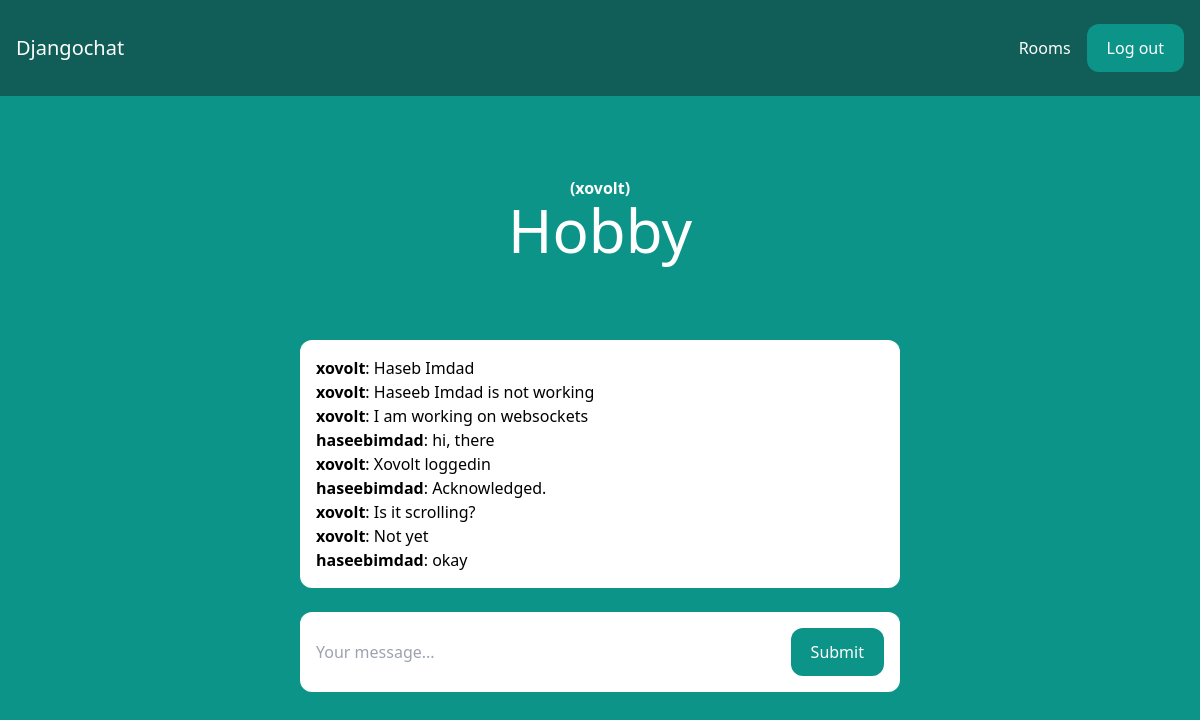
The app's page /rooms/hobby/ (signed in) with its own data.
### room/models.py (models this page shows, shortened)
class Room(models.Model):
    name = models.CharField(max_length=255)
    slug = models.SlugField(unique=True)
    created = models.DateTimeField(auto_now_add=True)
    updated = models.DateTimeField(auto_now=True)

class Message(models.Model):
    room = models.ForeignKey(Room, related_name='messages', on_delete=models.CASCADE)
    user = models.ForeignKey(User, related_name='messages', on_delete=models.CASCADE)
    content = models.TextField()
    date_added = models.DateTimeField(auto_now_add=True)
    class Meta:
        ordering = ('date_added',)

### room/views.py (the view)
# urls.py: path("rooms/", include("room.urls")),
@login_required
def room(request, slug):
    room = Room.objects.get(slug=slug)
    messages = Message.objects.filter(room=room)[:25]
    return render(request, 'room/room.html', {'room': room, 'messages': messages})

### templates/room/room.html (shortened to what this page needs)
{% extends 'core/base.html' %}
{% block content %}
<div class="p-10 lg:p-20 text-center">
    <strong class="text-white">({{ request.user.username }})</strong>
    <h1 class="text-3xl lg:text-6xl text-white">{{ room.name }}</h1>
</div>
<div class="lg:w-2/4 mx-4 lg:mx-auto p-4 bg-white rounded-xl">
    <div class="chat-messages space-y-3" id="chat-messages">
        {% for m in messages %}<b>{{ m.user.username }}</b>: {{ m.content }}<br>{% endfor %}
    </div>
</div>
<div class="lg:w-2/4 mt-6 mx-4 lg:mx-auto p-4 bg-white rounded-xl">
    <form method="post" action="." class="flex">
        <input type="text" name="content" class="flex-1 mr-3" placeholder="Your message..." id="chat-message-input">
        <button
            class="px-5 py-3 rounded-xl text-white bg-teal-600 hover:bg-teal-700"
            id="chat-message-submit"
        >Submit</button>
    </form>
</div>
{% endblock %}

### templates/core/base.html (shortened to what this page needs)
<!DOCTYPE html>
<html>
    <head>
        <script src="https://cdn.tailwindcss.com"></script>
    </head>
    <body class="bg-teal-600">
        <nav class="flex items-center justify-between px-4 py-6 bg-teal-800">
            <div>
                <a href="/" class="text-xl text-white">Djangochat</a>
            </div>
            <div class="flex items-center space-x-4">
                {% if request.user.is_authenticated %}
                    <a href="/rooms/" class="text-white hover:text-gray-200">Rooms</a>
                    <a href="/logout/" class="px-5 py-3 rounded-xl text-white bg-teal-600 hover:bg-teal-700">Log out</a>
                {% else %}
                    <a href="/login/" class="text-white hover:text-gray-200">Log in</a>
                    <a href="/signup/" class="px-5 py-3 rounded-xl text-white bg-teal-600 hover:bg-teal-700">Sign up</a>
                {% endif %}
            </div>
        </nav>
        {% block content %}
        {% endblock %}
    </body>
</html>

### records on screen
Room: name "Hobby"
Message: user.username "xovolt", content "Haseb Imdad"
Message: user.username "xovolt", content "Haseeb Imdad is not working"
Message: user.username "xovolt", content "I am working on websockets"
Message: user.username "haseebimdad", content "hi, there"
Message: user.username "xovolt", content "Xovolt loggedin"
Message: user.username "haseebimdad", content "Acknowledged."
Message: user.username "xovolt", content "Is it scrolling?"
Message: user.username "xovolt", content "Not yet"
Message: user.username "haseebimdad", content "okay"

### other values on screen
{{ request.user.username }} "xovolt"
